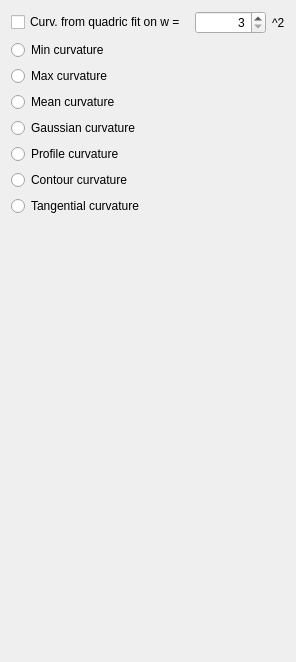
          <widget class="QWidget" name="pageCurvatures">
           <property name="geometry">
            <rect>
             <x>0</x>
             <y>0</y>
             <width>296</width>
             <height>662</height>
            </rect>
           </property>
           <attribute name="label">
            <string>Local: curvatures</string>
           </attribute>
           <layout class="QVBoxLayout" name="verticalLayout_6">
            <item>
             <layout class="QHBoxLayout" name="horizontalLayout_9">
              <item>
               <widget class="QCheckBox" name="dem_curv_fromQuadrics">
                <property name="text">
                 <string>Curv. from quadric fit on w = </string>
                </property>
               </widget>
              </item>
              <item>
               <widget class="QSpinBox" name="dem_curv_fromQuadrics_w">
                <property name="alignment">
                 <set>Qt::AlignRight|Qt::AlignTrailing|Qt::AlignVCenter</set>
                </property>
                <property name="suffix">
                 <string/>
                </property>
                <property name="minimum">
                 <number>3</number>
                </property>
                <property name="maximum">
                 <number>1001</number>
                </property>
                <property name="singleStep">
                 <number>2</number>
                </property>
                <property name="value">
                 <number>3</number>
                </property>
               </widget>
              </item>
              <item>
               <widget class="QLabel" name="label_14">
                <property name="sizePolicy">
                 <sizepolicy hsizetype="Fixed" vsizetype="Preferred">
                  <horstretch>0</horstretch>
                  <verstretch>0</verstretch>
                 </sizepolicy>
                </property>
                <property name="text">
                 <string>^2</string>
                </property>
               </widget>
              </item>
             </layout>
            </item>
            <item>
             <widget class="QRadioButton" name="dem_curvMin">
              <property name="text">
               <string>Min curvature</string>
              </property>
             </widget>
            </item>
            <item>
             <widget class="QRadioButton" name="dem_curvMax">
              <property name="text">
               <string>Max curvature</string>
              </property>
             </widget>
            </item>
            <item>
             <widget class="QRadioButton" name="dem_curvMean">
              <property name="text">
               <string>Mean curvature</string>
              </property>
             </widget>
            </item>
            <item>
             <widget class="QRadioButton" name="dem_curvGaussian">
              <property name="text">
               <string>Gaussian curvature</string>
              </property>
             </widget>
            </item>
            <item>
             <widget class="QRadioButton" name="dem_curvProfile">
              <property name="text">
               <string>Profile curvature</string>
              </property>
             </widget>
            </item>
            <item>
             <widget class="QRadioButton" name="dem_curvContour">
              <property name="text">
               <string>Contour curvature</string>
              </property>
             </widget>
            </item>
            <item>
             <widget class="QRadioButton" name="dem_curvTangent">
              <property name="text">
               <string>Tangential curvature</string>
              </property>
             </widget>
            </item>
            <item>
             <spacer name="verticalSpacer_7">
              <property name="orientation">
               <enum>Qt::Vertical</enum>
              </property>
              <property name="sizeHint" stdset="0">
               <size>
                <width>20</width>
                <height>40</height>
               </size>
              </property>
             </spacer>
            </item>
           </layout>
          </widget>
